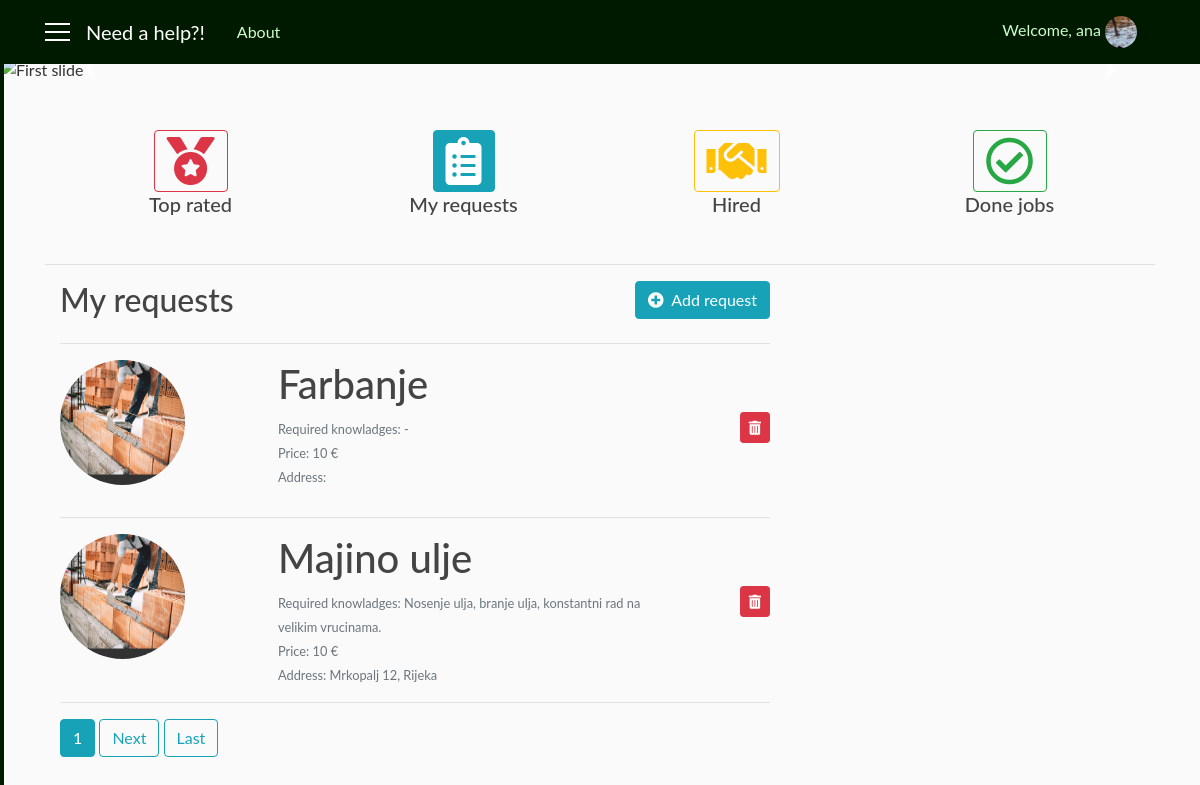
Page /requests_user/2 (signed in) on the earlier database version.
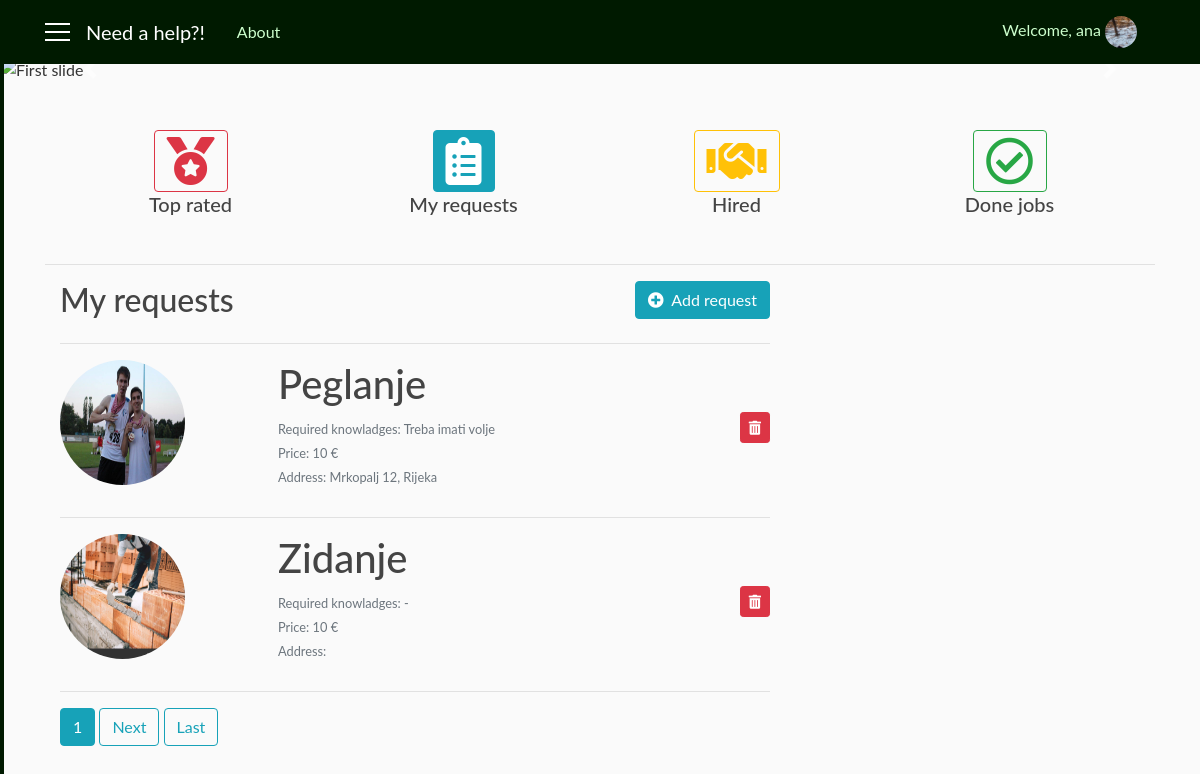
Same page on the later database version.
### user/models.py (models this page shows, shortened)
class Requests(models.Model):
    user = models.ForeignKey(User, on_delete=models.CASCADE)
    job_title = models.CharField(max_length=30, blank=True)
    required_knowledges = models.TextField(max_length=1000, default='-')
    price = models.IntegerField(default=10)
    address = models.CharField(max_length=30, blank=True)
    job_description = models.TextField(max_length=1000, blank=True)
    date = models.DateTimeField(auto_now_add=True)
    photo = models.ImageField(default='default_request.jpg', upload_to='requests_user')

### need_a_help_app/views.py (the view)
# urls.py: path('requests_user/<int:pk>', views.RequestsView.as_view(), name='requests_user'),
class RequestsView(LoginRequiredMixin, ListView):
    model = Requests
    template_name = 'user/requests_user.html'
    context_object_name = 'req'
    paginate_by = 2
    def get_queryset(self):
        user = get_object_or_404(User, pk=self.kwargs.get('pk'))
        return Requests.objects.filter(user=user).order_by('-date')

### user/templates/user/requests_user.html (shortened to what the changed rows need)
{% extends 'need_a_help_app/base.html' %}
{% block app_client %}
    <div class="container">
    <br/>
{% endblock %}
{% block content %}
   <div class="row">
    <div class="col-sm-8">
        <h2>My requests</h2>
    </div>
    <div class="col-sm-4" align="right">
    </div>
   </div>
   <hr width="100%">
   {% if req %}
       {% for i in req %}
            <div class="row">
                <div class="col-sm-3">
                    <a href="{% url 'request_detail' i.id %}">
                        <img class="rounded-circle account-img" src="{{ i.photo.url }}">
                    </a>
                </div>
                <div class="col-sm-7 pl-5">
                    <h1>{{ i.job_title }}</h1>
                    <small class="text-secondary text-muted">Required knowladges: {{ i.required_knowledges }}</small><br>
                    <small class="text-secondary text-muted">Price: {{ i.price }} €</small><br>
                    <small class="text-secondary text-muted">Address: {{ i.address }}</small><br>
                </div>
                <div class="col-sm-2 pt-5" align="right">
                    <a href="{% url 'request_delete' i.id %}" class="btn btn-danger btn-sm mt-1 mb-1"><i class="fas fa-trash-alt"></i></a>
                </div>
            </div>
            <hr width="100%">
       {% endfor %}
   {% else %}
    <h3 class="text-secondary text-muted" align="center">No results</h3>
   {% endif %}
    {% if is_paginated %}
        {% for i in page_obj.paginator.page_range %}
            {% if page_obj.number == i %}
                <a class="btn btn-info mb-4" href="?page={{ i }}">{{ i }}</a>
            {% elif num > page_obj.number|add:'-3' and num < page_obj.number|add:'3' %}
                <a class="btn btn-outline-info mb-4" href="?page={{ i }}">{{ i }}</a>
            {% endif %}
        {% endfor %}
        {% if page_obj.has_next %}
            <a class="btn btn-outline-info mb-4" href="?page={{ page_obj.next_page_number }}">Next</a>
            <a class="btn btn-outline-info mb-4" href="?page={{ page_obj.paginator.num_pages }}">Last</a>
        {% endif %}
    {% endif %}
{% endblock %}

Differences in the rows shown:
no longer on this page (row unchanged): Requests: photo (placeholder picture), job_title "Farbanje", required_knowledges "-", price "10"
no longer on this page (row unchanged): Requests: photo (placeholder picture), job_title "Majino ulje", required_knowledges "Nosenje ulja, branje ulja, konstantni rad na velikim vrucinama.", price "10", address "Mrkopalj 12, Rijeka"
added Requests: photo (picture), job_title "Peglanje", required_knowledges "Treba imati volje", price "10", address "Mrkopalj 12, Rijeka"
added Requests: photo (placeholder picture), job_title "Zidanje", required_knowledges "-", price "10"
